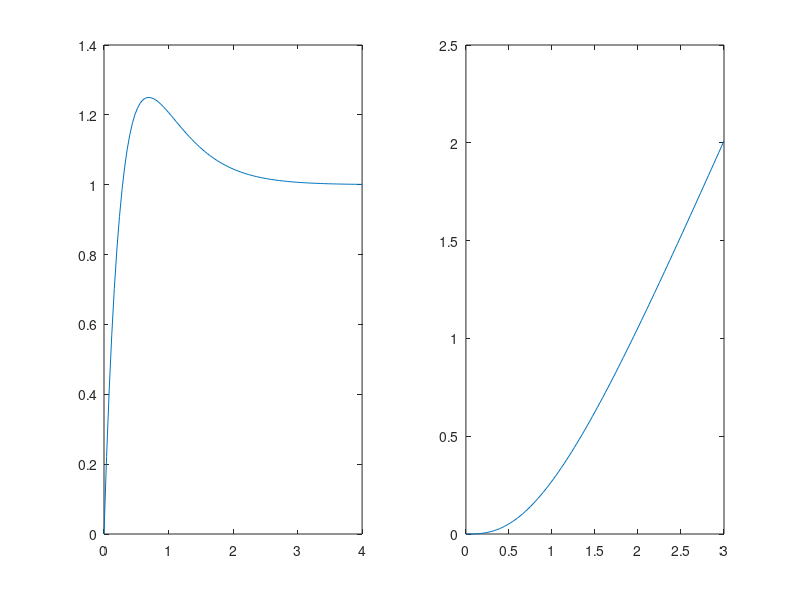

Recreate this plot in MATLAB. (Note: this script raises an error after producing the figure.)
% Control TP1
% Para correr individualmente cada sección, 
% clickear sobre la sección y apretal Ctrl+Enter.
%% Ejercicio 1
clc
clear
% Definición de la variable 's' en el dominio de Laplace
s = tf('s');
G_a = 6*(s+1)/((s+2)*(s+3)) 
G_b = 4/(s*(s+2)*(s+2))

[y1,t1] = step(G_a);
[y2,t2] = step(G_b);

% grafiqueishon
figure
subplot(1,2,1)
plot(t1,y1)
subplot(1,2,2)
plot(t2,y2)

%% Ejercicio 2 
clc
clear

s = tf('s');
wn = -1;

%coeficientes de amortiguamiento
Esub = 0.2; % E < 1
Eam = 1; % E = 1 
Esob = 13; % E > 1

Tsub = (wn^2)/(s^2 + 2*Esub*wn*s + wn^2); %subamortiguado
Tam = (wn^2)/(s^2 + 2*Eam*wn*s + wn^2); %amortiguado
Tsob = (wn^2)/(s^2 + 2*Esob*wn*s + wn^2); %sobreamortiguado

[y1,t1] = step(Tsub);
[y2,t2] = step(Tam);
[y3,t3] = step(Tsob);

% grafiqueishon
figure
subplot(1,3,1)
plot(t1,y1)
title(['Subamortiguado E = ' num2str(Esub)])

subplot(1,3,2)
plot(t2, y2)
title(['Amortiguado Crítico E = ' num2str(Eam)])

subplot(1,3,3)
plot(t3, y3)
title(['Sobreamortiguado E = ' num2str(Esob)])

%% Ejercicio 3
clc
clear
s = tf('s');

% Rango de valores para a
a_valores = 11:1:19;
b = 3;

figure
hold on

for a = a_valores
    G = (s+a)/((s)*(s+b));
    T = G/(1+G);
    [y,t] = step(T);
    plot(t, y, 'DisplayName', ['a = ' num2str(a)])
end

xlabel('tiempo')
title('Respuesta para distintos valores de a')
legend
grid on
hold off

%% Ejercicio 4
clc
clear
s = tf('s');

a = 0.0652; % Valor obtenido según los cálculos

G = 1/(s+a);
[y,t] = step(G);

%Grafiqueishon-----------------------------------
figure
plot(t,y)
hold on 

% Encuentra el índice más cercano 
[~, idx] = min(abs(t - 60));
[~, idx2] = min(abs(t - 45.946));

%Marca los puntos
plot(t(idx), y(idx), 'ro', 'MarkerSize', 10, 'DisplayName', ['Punto en t = ' num2str(t(idx))])
plot(t(idx2), y(idx2), 'ro', 'MarkerSize', 10, 'DisplayName', ['Punto en t = ' num2str(t(idx2))])

title(['Respuesta del termómetro para a = ' num2str(a)])
xlabel('Tiempo (s)')
ylabel('Respuesta')
legend
grid on
hold off

%% Ejercicio 6
clc
clear
s = tf('s');

K =12.459894; % valor calculado
tau = 1; % dato
Kh = 0.178081; % valor calculado

G =  K/(1+s*tau); %Transferencia sin realminetar, orden 1
H = Kh;
Taux = G/(s*(1+G*H)); %G realmentada con H=Kh y luego multiplicada por el integrador, orden 2
T = Taux/(1+Taux); %T2  realimentada, sistema de orden 2

%Grafiqueishon---------------------------------------
[y,t] = step(T);
figure
plot(t,y)
hold on
% Encuentra el índice más cercano 
[~, idx] = min(abs(t - 1)); %tiempo de sobrepico
[~, idx2] = min(abs(t - 2.4306)); %tiempo de establecimiento del 2%

%Marca los puntos
plot(t(idx), y(idx), 'ro', 'MarkerSize', 10, 'DisplayName', ['Punto en t = ' num2str(t(idx))])
plot(t(idx2), y(idx2), 'ro', 'MarkerSize', 10, 'DisplayName', ['Punto en t = ' num2str(t(idx2))])

%% Ejercicio 7
clc
clear
s = tf('s');

G1 = (s+1)/(s+50);
G2 = (s-2)/(s*(20*s+1));
G3 = (s+10)/(s*s*(s+100));
H = 1;

%Realimentados
T1 = G1/(1+G1*H);
T2 = G2/(1+G2*H);
T3 = G3/(1+G3*H);

[y1,t1] = step(T1);
[y2,t2] = step(T2);
[y3,t3] = step(T3);


%Graficaccione--------------------------------------
figure
subplot(1,3,1)
plot(t1,y1)
title('Sistema de tipo 0')

subplot(1,3,2)
plot(t2, y2)
title('Sistema de tipo 1')

subplot(1,3,3)
plot(t3, y3)
title('Sistema de tipo 2')

%% Ejercicio 10
clear
clc
s = tf('s');
%a) Eee = Ess, ya que H = 1
%b) 
G = 12/(s*(s+2)*(0.4*s+1));
H = (s+2)/(s+5);
T = G/(1+G*H);%realimentado
[y,t] = step(T);


%c) 
G2 = 15/(s*s*(s+3)*(0.2*s+1));
H2 = (s+4)/(0.3*s+1);
T2 = G2/(1+G2*H2);%realimentado
[y2,t2] = step(T2);

%graficos
figure
subplot(1,2,1);
plot(t,y);
title('b')

subplot(1,2,2);
plot(t2,y2);
title('c')
